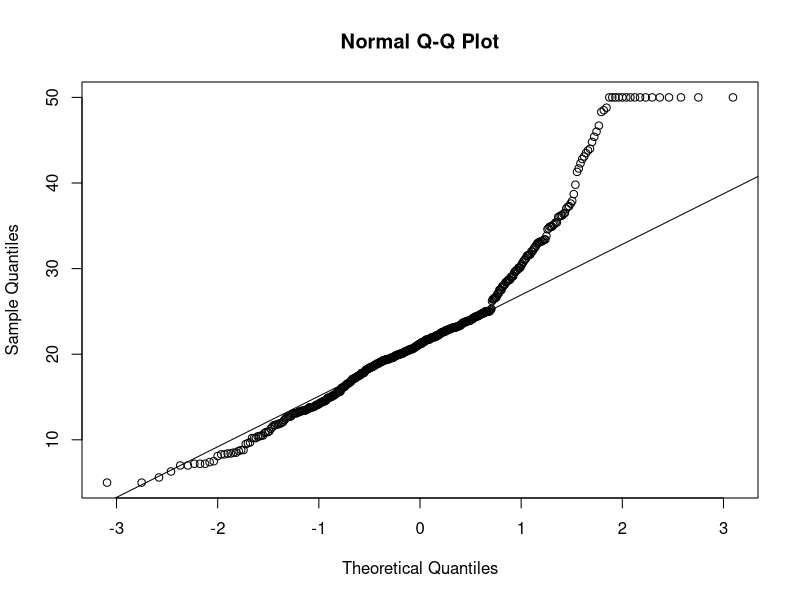
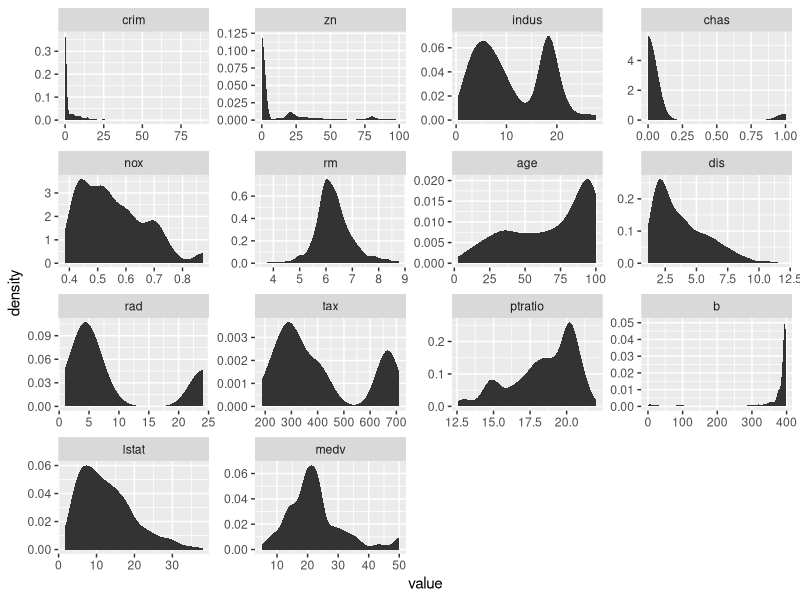
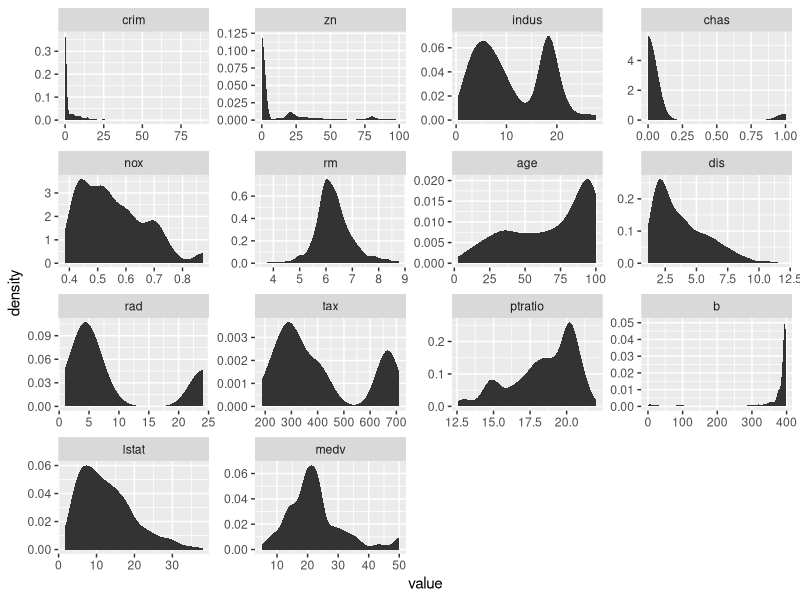
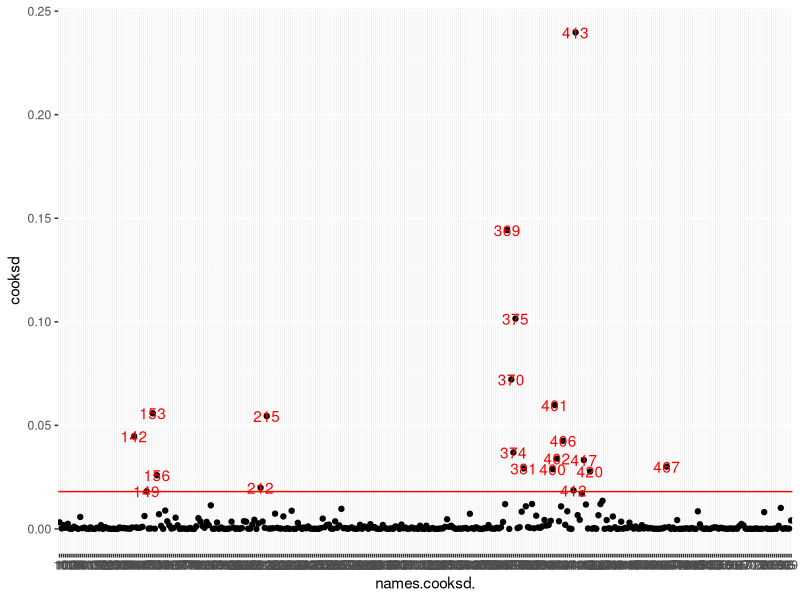
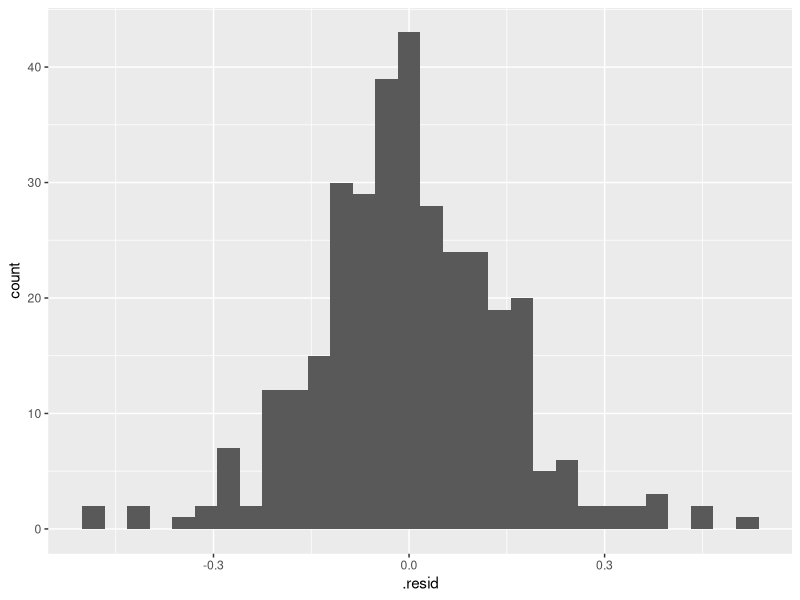
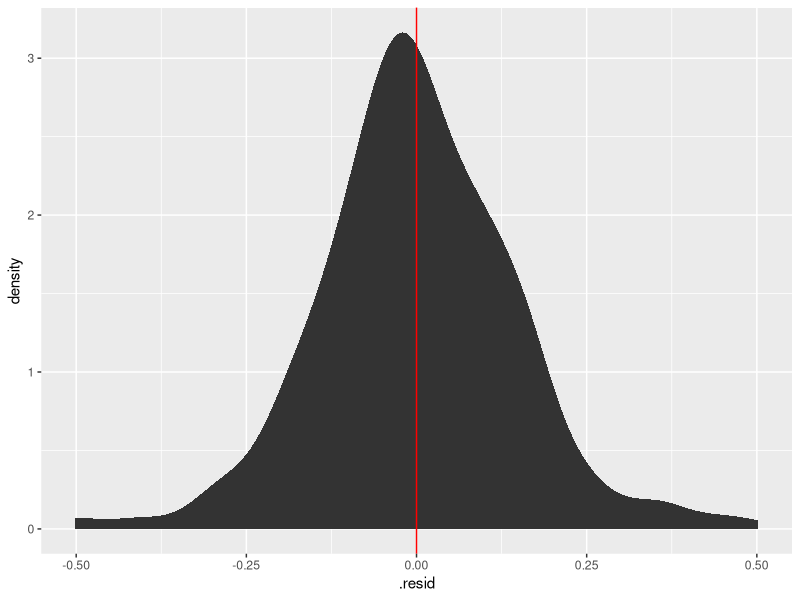
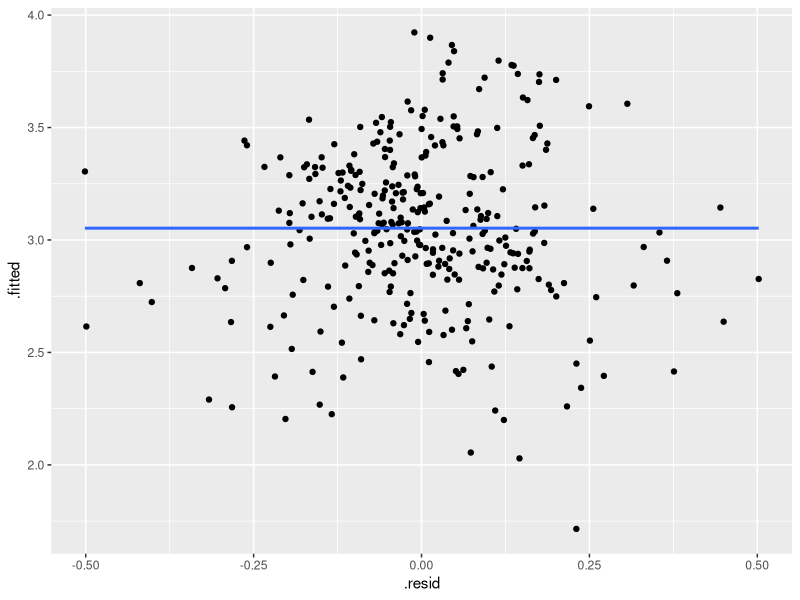

The R source for these figures, in order:
require(ggplot2)
require(mlbench)
require(reshape2)
require(e1071)
data(BostonHousing)
dim(BostonHousing)
View(BostonHousing)

#Missing Value checks
comp <- complete.cases(BostonHousing)
summary(BostonHousing) #Hint of outliers in crim and zn variables
str(BostonHousing)
BostonHousing$chas <- as.numeric(BostonHousing$chas) - 1
cor(BostonHousing) #features are not highly correlated

#Check Q-Q Plot
qqnorm(BostonHousing$medv)
qqline(BostonHousing$medv)
#Split the data into train and test
#70:30 Ratio for splitting
trainIndex <- sample(1:506,size = 0.7*506)
train <- BostonHousing[trainIndex,]
test <- BostonHousing[-trainIndex,]

bh <- BostonHousing #Ease for typing :p

mbh <- melt(bh)
ggplot(mbh,aes(x=value)) + stat_density() + facet_wrap(~variable,scales="free")
ggplot(data=mbh,aes(x=value)) + stat_density() + facet_wrap(~variable,scales="free")

#The variables crim,zn,chas,dis,b are highly skewed
#Let us calculate the skewness
skew <- sapply(bh,skewness)
print(skew)

#Generally speaking skew > 1 needs to be transformed
#crim,zn,chas,dis,b,medv need to be transformed but since chas is binary, we will not apply any transformation to it
#Let us apply simple transformations of log for right skew and squaring for left skew
model <- lm(log(medv)~log(crim)+(zn)+indus+chas+(nox)+rm+age+log(dis)+(rad)+(tax)+ptratio+b^2+(lstat),data=train)
summary(model)

# We find that log(crim),zn,indus,chas,age are not significant
# So we recreate the model without using these variables
model2 <- lm(log(medv)~chas+nox+rm+log(dis)+tax+ptratio+b^2+lstat,data=train)
summary(model2)
confint(model2,level = 0.95)

#R squared value is 0.7593. Which means that almost75% of variance in data is explained by regression
anova(model2)

#This tells us that log(dis) is insignificant jointly, so we drop that variable too
model3 <- lm(log(medv)~chas+nox+rm+tax+ptratio+b^2+lstat,data=train)
summary(model3)

#We find that nox and tax are insignifacnt
model4 <- lm(log(medv)~chas+rm+ptratio+b^2+lstat,data=train)
summary(model4)

#Let us look for any outliers that might be affecting the regression
#We shall use cooks distance for this
cooksd <- cooks.distance(model4)
cooksd.dataframe <- data.frame(names(cooksd),cooksd)
ggplot(cooksd.dataframe,aes(x=names.cooksd.,y=cooksd)) + geom_point() + geom_hline(yintercept=4*mean(cooksd),col="red") + geom_text(aes(label=ifelse(cooksd>4*mean(cooksd),names.cooksd.,"")),col="red")

#Those parameters having cooksd greater than 4*mean(cooksd) are outliers and need to be removed
influential <- cooksd>4*mean(cooksd)
train2 <- train[!influential,]

#Let us re-train the model using train2 as the training dataset
model4 <- lm(log(medv)~chas+rm+ptratio+b^2+lstat,data=train2)
summary(model4)

#The R squared values have increased to 0.84 . That means almost 84% of variance is explained by the regression model
future <- predict.lm(model4,newdata=test)
comparison <- data.frame(future,log(test$medv))
comparison$Error <- abs(comparison[,2] - comparison[,1])/comparison[,2]
MAPE <- (mean(comparison$Error))
MAPE
View(comparison)
#Check residuals
model.dataframe <- fortify(model4)
ggplot(model.dataframe,aes(x=.resid)) + geom_histogram()
summary(model.dataframe$.resid)
ggplot(model.dataframe,aes(x=.resid)) + stat_density() + geom_vline(aes(xintercept = mean(.resid)),col="red")
ggplot(model.dataframe,aes(x=.resid,y=.fitted)) + geom_point() + stat_smooth(se=FALSE,method="lm")

#The residuals are normally distributed

#Accuracy varies from 9.3% to 7%


